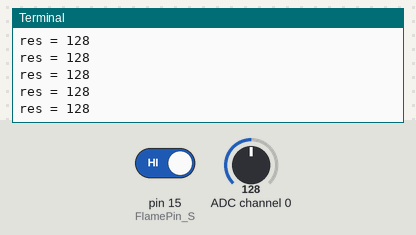
Recording of a program running on a simulated Raspberry Pi (header pin numbers). On the bench: the last lines printed to the terminal. The test bench sets the inputs (shaded band); at power-on: pin 15 (FlamePin_S) HIGH, ADC channel 0 = 128 (analog values on the 0–255 scale). Library files of the repository ran but are not shown: ADC0832.py.

Above: at 1.2 s.
1.3 s: pin 15 (FlamePin_S) driven LOW
2.8 s: ADC channel 0 set to 178
At 2.84 s:
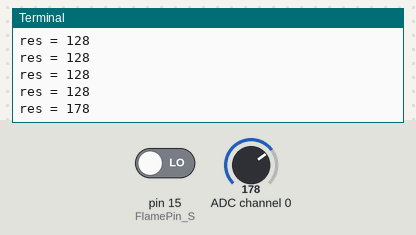
4.3 s: ADC channel 0 set to 224
At 4.36 s:
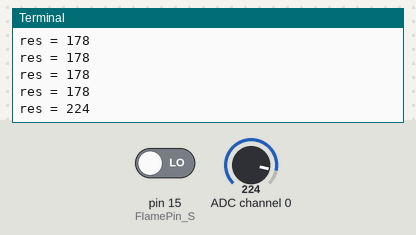
Timing chart, 0 to 7.3 s (numbered marks = the images above; inputs shaded):
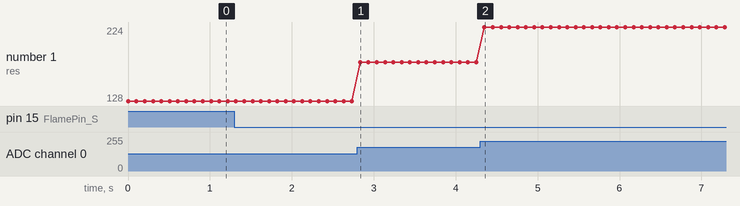

Measured:
- after the input at 2.8 s, the terminal: prints a new line at once (image 1)
- after the input at 4.3 s, the terminal: prints a new line after 0.05 s (image 2)
- plotted number 1: 128 → 178 after the input at 2.8 s, 178 → 224 after the input at 4.3 s

The program:

17_flame.py
```python
#!/usr/bin/env python
import RPi.GPIO as GPIO
import ADC0832
import time

FlamePin_S = 15

def init():
	GPIO.setmode(GPIO.BOARD)
	GPIO.setup(FlamePin_S, GPIO.IN, pull_up_down=GPIO.PUD_UP)
	GPIO.add_event_detect(FlamePin_S, GPIO.FALLING, callback=myISR)
	ADC0832.setup()

def myISR(ev=None):
	print "Flame is detected !"

def loop():
	while True:
		res = ADC0832.getResult()
		print 'res = %d' %res
		time.sleep(0.1)

if __name__ == '__main__':
	init()
	try:
		loop()
	except KeyboardInterrupt:
		GPIO.cleanup()
		print 'The end !'
```
